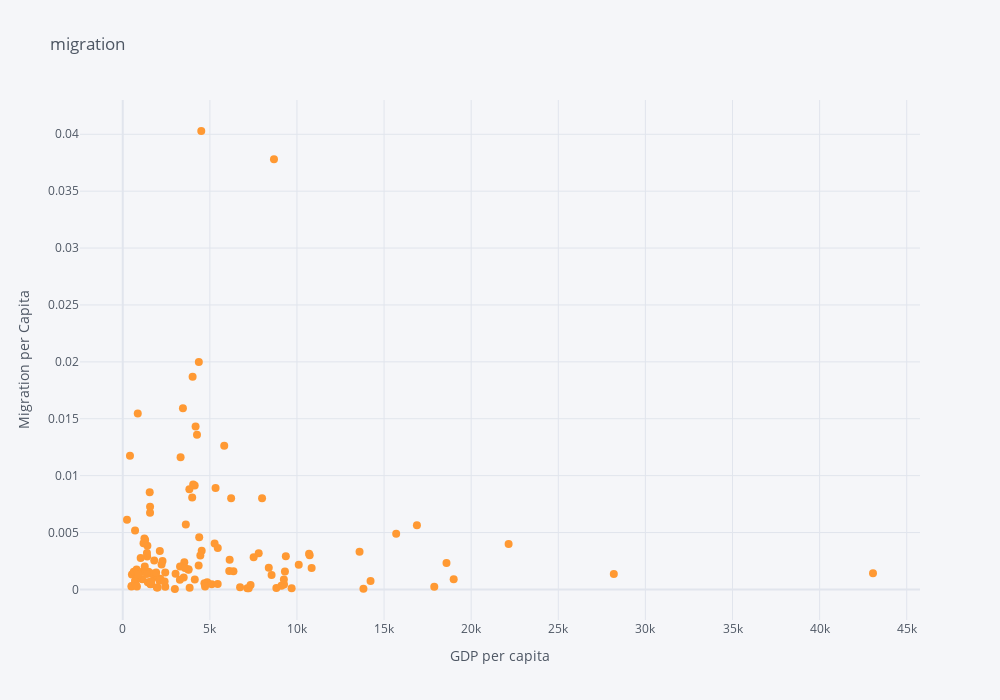

This figure's notebook cell:
### Code cell
mig_away.iplot(kind='scatter', mode = 'markers', size = 8,
         x = 'GDP per capita', y="Migration per Capita",
         text=mig_away.reset_index('country')['country'].values.tolist(),
         xTitle="GDP per capita",yTitle="Migration per Capita",
         title="migration", dimensions=(1000, 700))

### Figure 1 — Plotly figure (JSON) as saved in the notebook; plotly's stock layout.template omitted (floating-point values rounded to 4 significant figures)
{"data": [{"line": {"color": "rgba(255, 153, 51, 1.0)", "dash": "solid", "shape": "linear", "width": 1.3}, "marker": {"size": 8, "symbol": "circle"}, "mode": "markers", "name": "Migration per Capita", "text": ["Africa Eastern and Southern", "Africa Western and Central", "Caribbean small states", "Central Europe and the Baltics", "Early-demographic dividend", "East Asia & Pacific (excluding high income)", "East Asia & Pacific (IDA & IBRD countries)", "Fragile and conflict affected situations", "IDA & IBRD total", "Latin America & Caribbean", "Latin America & the Caribbean (IDA & IBRD countries)", "Least developed countries: UN classification", "Low & middle income", "Low income", "Lower middle income", "Middle East & North Africa", "Middle East & North Africa (excluding high income)", "Middle East & North Africa (IDA & IBRD countries)", "Middle income", "Pacific island small states", "Pre-demographic dividend", "South Asia", "South Asia (IDA & IBRD)", "Sub-Saharan Africa", "Sub-Saharan Africa (excluding high income)", "Sub-Saharan Africa (IDA & IBRD countries)", "Afghanistan", "Albania", "Algeria", "Armenia", "Bangladesh", "Barbados", "Bolivia", "Bosnia and Herzegovina", "Brunei Darussalam", "Bulgaria", "Burkina Faso", "Burundi", "Cabo Verde", "Cambodia", "Cameroon", "Central African Republic", "China", "Comoros", "Congo, Rep.", "Cote d'Ivoire", "Croatia", "Cuba", "Dominican Republic", "Egypt, Arab Rep.", "El Salvador", "Eswatini", "Fiji", "Gambia, The", "Georgia", "Ghana", "Greece", "Grenada", "Guatemala", "Guinea", "Guinea-Bissau", "Guyana", "Haiti", "Honduras", "India", "Indonesia", "Iraq", "Jamaica", "Kazakhstan", "Kenya", "Kiribati", "Kosovo", "Kyrgyz Republic", "Lao PDR", "Latvia", "Lebanon", "Lesotho", "Liberia", "Lithuania", "Malawi", "Mali", "Marshall Islands", "Mauritania", "Mauritius", "Mexico", "Micronesia, Fed. Sts.", "Moldova", "Montenegro", "Morocco", "Myanmar", "Namibia", "Nauru", "Nepal", "Nicaragua", "Niger", "North Macedonia", "Pakistan", "Paraguay", "Poland", "Romania", "Rwanda", "Samoa", "Sao Tome and Principe", "Senegal", "Solomon Islands", "South Africa", "Sri Lanka", "St. Kitts and Nevis", "St. Vincent and the Grenadines", "Suriname", "Syrian Arab Republic", "Tajikistan", "Timor-Leste", "Togo", "Tonga", "Tunisia", "Turkiye", "Turkmenistan", "Tuvalu", "United Arab Emirates", "Uruguay", "Uzbekistan", "Vanuatu", "Viet Nam", "West Bank and Gaza", "Yemen, Rep.", "Zimbabwe"], "type": "scatter", "x": [1625.0, 1590.0, 10100.0, 14220.0, 3499.0, 7151.0, 7231.0, 1806.0, 4848.0, 9256.0, 9107.0, 1117.0, 4689.0, 804.9, 2159.0, 7337.0, 3771.0, 3773.0, 5107.0, 4129.0, 1438.0, 1888.0, 1888.0, 1611.0, 1610.0, 1611.0, 526.1, 4531.0, 4135.0, 4042.0, 1816.0, 17880.0, 3280.0, 5327.0, 28190.0, 8382.0, 711.2, 244.1, 3534.0, 1401.0, 1480.0, 414.7, 8817.0, 1415.0, 2228.0, 2113.0, 13590.0, 8543.0, 7513.0, 2440.0, 3986.0, 3824.0, 5825.0, 632.0, 4357.0, 1999.0, 18580.0, 9309.0, 4454.0, 843.5, 718.2, 6221.0, 1389.0, 2403.0, 1958.0, 3840.0, 4725.0, 5273.0, 9248.0, 1676.0, 1566.0, 4009.0, 1243.0, 2439.0, 15700.0, 8680.0, 1062.0, 706.9, 16890.0, 500.2, 795.7, 4508.0, 1635.0, 10840.0, 9693.0, 3320.0, 3455.0, 7803.0, 3289.0, 1263.0, 5454.0, 9361.0, 1028.0, 2127.0, 514.5, 5450.0, 1568.0, 6136.0, 13820.0, 10730.0, 756.5, 4262.0, 1548.0, 1385.0, 2284.0, 6734.0, 4388.0, 22150.0, 7997.0, 6113.0, 862.3, 844.4, 1286.0, 813.4, 4367.0, 3570.0, 10700.0, 6355.0, 4181.0, 43060.0, 19000.0, 1917.0, 3032.0, 2992.0, 3620.0, 893.7, 1192.0], "y": [0.0005422, 0.0004658, 0.002167, 0.0007415, 0.001059, 0.0001061, 0.0001059, 0.002535, 0.0006419, 0.0004443, 0.0003366, 0.0008921, 0.0005501, 0.001449, 0.0009491, 0.0003836, 0.00177, 0.001724, 0.0004534, 0.009144, 0.0006378, 0.001199, 0.001199, 0.0005112, 0.0005115, 0.0005112, 0.001321, 0.003399, 0.000886, 0.009231, 0.001086, 0.0002328, 0.0008455, 0.008915, 0.001364, 0.001916, 0.0007462, 0.006136, 0.002397, 0.002888, 0.001554, 0.01175, 0.0001293, 0.003836, 0.002184, 0.0007549, 0.00331, 0.001279, 0.002823, 0.0002287, 0.008077, 0.008795, 0.01263, 0.001551, 0.002115, 0.0001626, 0.00233, 0.001571, 0.002987, 0.001121, 0.0007437, 0.008005, 0.0032, 0.0007045, 0.0001622, 0.0001485, 0.0002498, 0.004034, 0.0008816, 0.001404, 0.006738, 0.0187, 0.004485, 0.001486, 0.00489, 0.0378, 0.001533, 0.005177, 0.005635, 0.0002682, 0.00176, 0.04029, 0.0007214, 0.001882, 0.0001013, 0.01162, 0.01592, 0.003181, 0.002021, 0.002016, 0.003636, 0.00291, 0.00277, 0.00337, 0.0003141, 0.0004907, 0.007277, 0.002616, 5.222e-05, 0.002998, 0.0004226, 0.0136, 0.008532, 0.001357, 0.002491, 0.0001886, 0.004585, 0.003997, 0.008025, 0.001613, 0.01547, 0.001466, 0.004353, 0.0002543, 0.01998, 0.001894, 0.003138, 0.001611, 0.01431, 0.001422, 0.0009029, 0.001499, 0.001389, 4.091e-05, 0.005713, 0.001321, 0.004062]}], "layout": {"height": 700, "legend": {"bgcolor": "#F5F6F9", "font": {"color": "#4D5663"}}, "paper_bgcolor": "#F5F6F9", "plot_bgcolor": "#F5F6F9", "title": {"font": {"color": "#4D5663"}, "text": "migration"}, "width": 1000, "xaxis": {"autorange": true, "gridcolor": "#E1E5ED", "range": [-2454.0, 45760.0], "showgrid": true, "tickfont": {"color": "#4D5663"}, "title": {"font": {"color": "#4D5663"}, "text": "GDP per capita"}, "type": "linear", "zerolinecolor": "#E1E5ED"}, "yaxis": {"autorange": true, "gridcolor": "#E1E5ED", "range": [-0.002683, 0.04301], "showgrid": true, "tickfont": {"color": "#4D5663"}, "title": {"font": {"color": "#4D5663"}, "text": "Migration per Capita"}, "type": "linear", "zerolinecolor": "#E1E5ED"}}}
